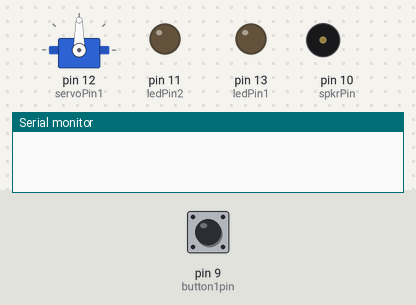
The sketch below on a simulated Arduino Uno, built with avr-gcc and run on an emulated ATmega328P. On the bench: servo, output pins drawn as LEDs (lit = HIGH), buzzer (waves = sounding), the last lines printed to the serial monitor. The test bench sets the inputs (shaded band); at power-on: pin 9 (button1pin) HIGH. Pins used as bus, display or sensor lines are not drawn.

Above: at 1.2 s.
1.3 s: pin 9 (button1pin) pulled LOW for 0.15 s
At 1.7 s:
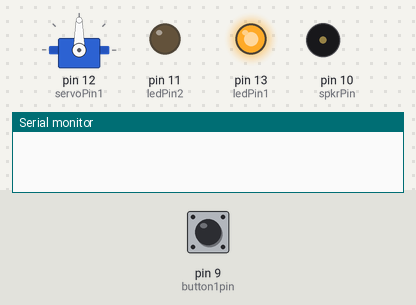
At 24.0 s:
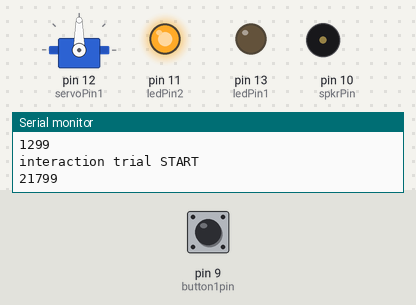
Timing chart, 0 to 24.3 s (numbered marks = the images above; inputs shaded):
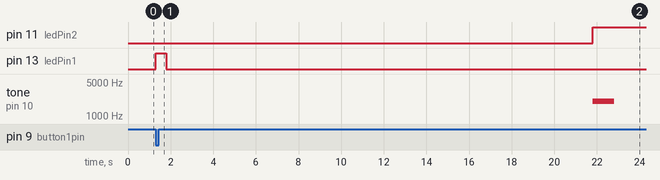

Measured:
- after the input at 1.3 s, pin 11 (ledPin2): LOW → HIGH after 20.5 s; pin 13 (ledPin1): LOW → HIGH at once, → LOW 0.50 s later; tone on pin 10 (spkrPin): silent → 2000 Hz after 20.5 s, → silent 1.0 s later

The sketch:

socInteraction_081716a.ino
```cpp
// Social Interaction task (headfixed)
// Aug. 14, 2016

// timing variables
int baselineDur = 20000;
long sessionDur = 20*60000;
int interactDur = 20000;
int iti = 10000;

//pins
int servoPin1 = 12;
int ledPin1 = 13;
int ledPin2 = 11;

int trigOutPin = 8;
//int trigInPin = 9;

int spkrPin = 10;
int button1pin = 9;
int button1state = 1;

// tones
int tone1freq = 2000;
int tone2freq = 1000;

int sessionStart = 0;
int sessionStartTime = 0;

// door servo

#include <Servo.h>
Servo door1servo;
int servo1pos1 = 90;  // closed position
int servo1pos2 = 0;   // open

void setup() {

  door1servo.attach(servoPin1);

  pinMode(button1pin, INPUT_PULLUP);
  //pinMode(trigInPin, INPUT_PULLUP);
  pinMode(trigOutPin, OUTPUT);    // 2p trigger
  pinMode(ledPin1, OUTPUT);     // red LED for session starts
  pinMode(ledPin2, OUTPUT);     // IR LED for trial start (for video synching)

  Serial.begin(9600);

}

void loop() {
  if (sessionStart == 0) {
    button1state = digitalRead(button1pin);

    if (button1state == 0) {   // if button pressed, start session
      sessionStartTime = millis();
      digitalWrite(trigOutPin, HIGH);  // trigger 2p scan
      digitalWrite(ledPin1, HIGH);    // flash session start LED
      delay(50);
      digitalWrite(trigOutPin, LOW);
      delay(450);
      digitalWrite(ledPin1, LOW);

      Serial.println("session START");
      Serial.println(sessionStartTime);

      sessionStart = 1;

      delay(baselineDur);   // baseline period before trials start

      //tone(spkrPin, tone1freq, 1000); // play cue tone for session start
    }

  }

  // end session if time is up
  if (millis()- sessionStartTime >= sessionDur && sessionStart == 1) {
    sessionStart = 0;
    tone(spkrPin, tone2freq, 1000);
    Serial.println("session END");
    Serial.println(millis());

  }

  if (sessionStart == 1) {

    tone(spkrPin, tone1freq, 1000);
    digitalWrite(ledPin2, HIGH); // IR led marking trial start for video synch
    Serial.println("interaction trial START");
    Serial.println(millis());
    delay(5000);
    digitalWrite(ledPin2, LOW);

    door1servo.write(servo1pos2);  // open door
    delay(interactDur);  // leave open for a while
          // NOTE: here put in check for no door IR beam break before closing
    door1servo.write(servo1pos1);  // close door
    delay(iti);   // intertrial interval
  }

}
```
